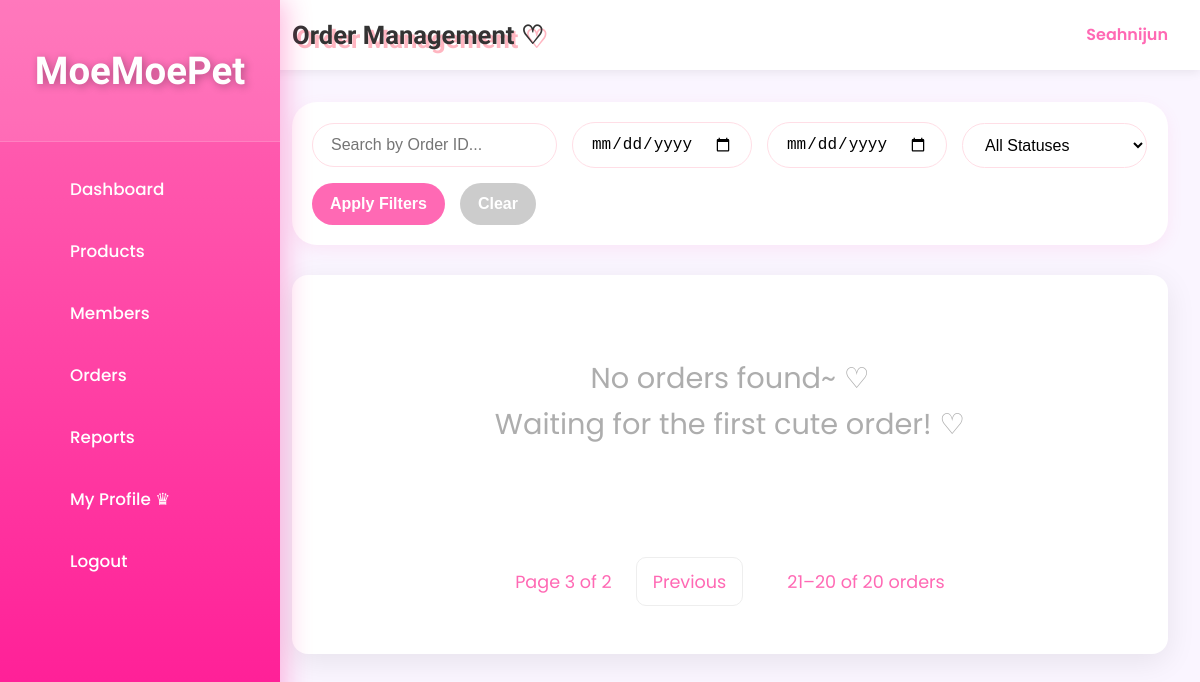
/admin/order_list.php?page=3 (signed in), run on an earlier commit of the app's database.
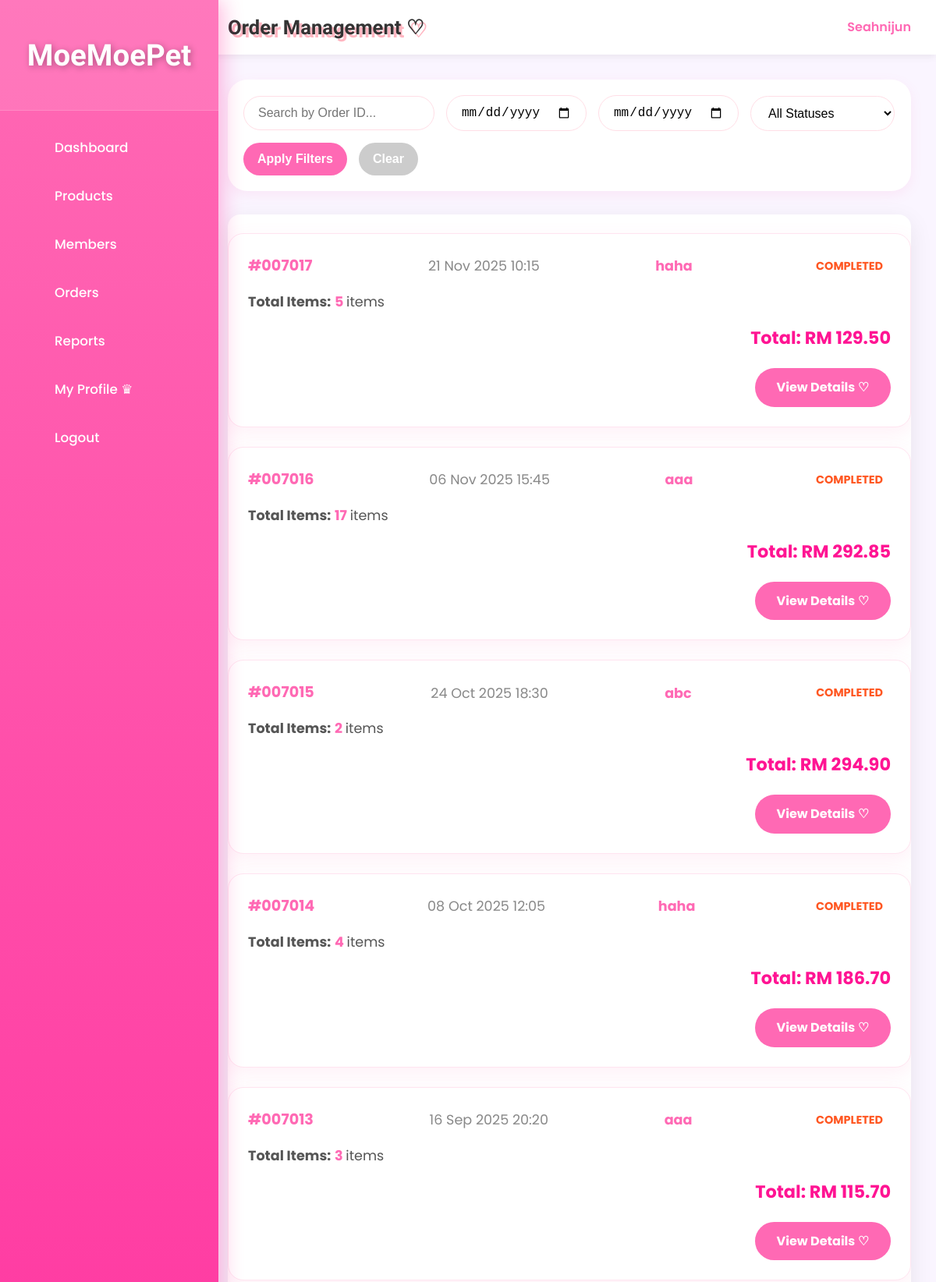
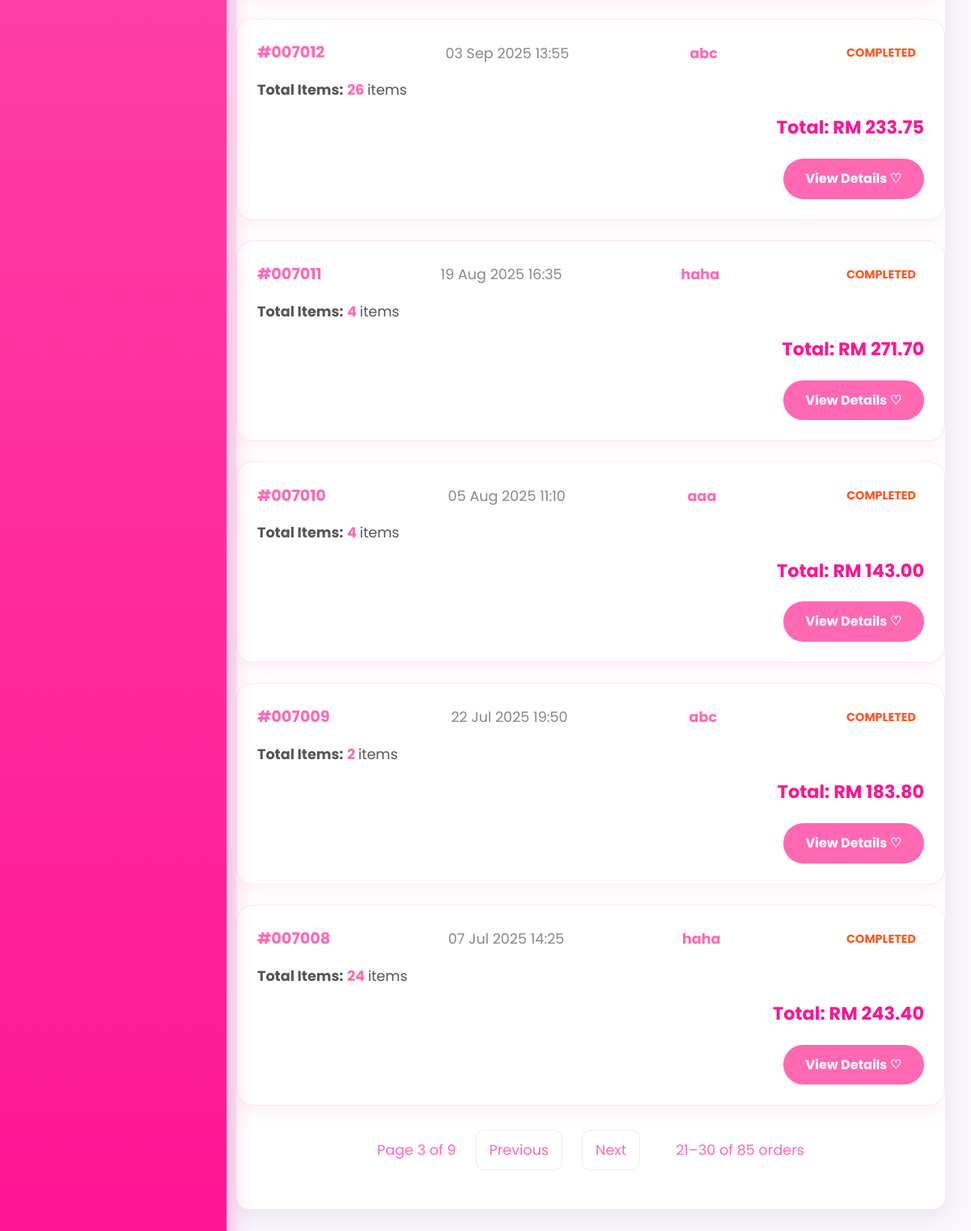
And on a later commit of the database (2 pictures, top to bottom).
### tables this page shows
CREATE TABLE `orders` (
  `order_id` int(11) NOT NULL,
  `user_id` int(11) NOT NULL,
  `shipping_address` text DEFAULT NULL,
  `recipient_name` varchar(100) NOT NULL,
  `recipient_phone` varchar(20) NOT NULL,
  `total_amount` decimal(10,2) NOT NULL,
  `shipping_fee` decimal(10,2) DEFAULT 0.00,
  `shipping_region` varchar(20) DEFAULT NULL,
  `payment_method` varchar(50) DEFAULT NULL,
  `card_last4` varchar(4) DEFAULT NULL,
  `qr_code` text DEFAULT NULL,
  `qr_generated_at` datetime DEFAULT NULL,
  `order_date` datetime NOT NULL DEFAULT current_timestamp(),
  `order_status` varchar(50) DEFAULT 'Pending Payment',
  `status` enum('Pending Payment','To Ship','Shipped','Completed','Cancelled','Return/Refund') NOT NULL DEFAULT 'Pending Payment',
  `return_reason` varchar(255) DEFAULT NULL,
  `voucher_code` varchar(50) DEFAULT NULL,
  `discount_amount` decimal(10,2) DEFAULT 0.00
);

CREATE TABLE `users` (
  `id` int(11) NOT NULL,
  `username` varchar(50) NOT NULL,
  `email` varchar(100) NOT NULL,
  `phone` varchar(20) NOT NULL,
  `home_address` varchar(255) NOT NULL,
  `password` varchar(255) NOT NULL,
  `role` enum('member','admin') NOT NULL DEFAULT 'member',
  `created_at` datetime DEFAULT current_timestamp(),
  `profile_pic` varchar(255) DEFAULT NULL,
  `locked` tinyint(1) DEFAULT 0,
  `lock_reason` varchar(255) DEFAULT NULL,
  `locked_at` datetime DEFAULT NULL
);

### _base.php (called while the page is built, shortened)
<?php
function encode($value) {
    return htmlentities($value);
}
?>

### admin/order_list.php (the view, shortened to what the changed rows need)
    <?php
    require '../_base.php';
    $page = max(1, (int)($_GET['page'] ?? 1));
    $limit = (int)($_GET['limit'] ?? 10);
    $offset = ($page - 1) * $limit;
    $search_id = trim($_GET['search_id'] ?? '');
    $date_from = $_GET['date_from'] ?? '';
    $date_to = $_GET['date_to'] ?? '';
    $status_filter = $_GET['status'] ?? 'all';
    $where = '';
    $params = [];
    $count_stmt = $_db->prepare("SELECT COUNT(*) FROM orders o WHERE 1 $where");
    $count_stmt->execute($params);
    $total = $count_stmt->fetchColumn();
    $total_pages = max(1, ceil($total / $limit));
$sql = "
    SELECT o.*, u.username,
        COALESCE(SUM(oi.quantity), 0) AS total_quantity
    FROM orders o
    JOIN users u ON o.user_id = u.id
    LEFT JOIN order_items oi ON o.order_id = oi.order_id
    WHERE 1 $where
    GROUP BY o.order_id
    ORDER BY o.order_date DESC
    LIMIT $limit OFFSET $offset
";
$stmt = $_db->prepare($sql);
$stmt->execute($params);
$orders = $stmt->fetchAll();
    ?>
    <!DOCTYPE html>
    <html lang="en">
    <head>
        <link rel="stylesheet" href="/css/app.css">
    </head>
    <body>
    <div class="admin-layout">
        <aside class="admin-sidebar">
            <div class="logo"><h2>MoeMoePet</h2></div>
        </aside>
        <main class="admin-main">
            <header class="admin-header">
                <h1>Order Management ♡</h1>
            </header>
            <div class="table-card">
                <?php if (empty($orders)): ?>
                    <div class="empty-full" style="text-align:center;padding:80px;color:#999;">
                        No orders found~ ♡<br>
                        <?php if ($search_id || $date_from || $date_to || $status_filter !== 'all'): ?>
                            Try adjusting your filters!
                        <?php else: ?>
                            Waiting for the first cute order! ♡
                        <?php endif; ?>
                    </div>
<?php else: ?>
<?php foreach ($orders as $o): ?>
    <div class="purchase-card">
        <div class="order-header">
            <span class="order-id">#<?= sprintf('%06d', $o->order_id) ?></span>
            <span class="order-date"><?= date('d M Y H:i', strtotime($o->order_date)) ?></span>
            <span style="color:#ff69b4;font-weight:bold;"><?= encode($o->username) ?></span>
            <span class="order-status <?= strtolower(str_replace([' ', '/'], '-', $o->order_status)) ?>">
                <?= $o->order_status ?>
            </span>
        </div>
        <div class="order-items" style="margin: 15px 0; font-size: 1.1rem;">
            <strong>Total Items:</strong>
            <span style="color:#ff69b4; font-weight:bold;">
                <?= (int)$o->total_quantity ?>
            </span>
            <?= $o->total_quantity == 1 ? 'item' : 'items' ?>
        </div>
        <div class="order-total" style="text-align:right;font-size:1.4rem;margin:15px 0;">
            Total: <strong style="color:#ff1493;">RM <?= number_format($o->total_amount, 2) ?></strong>
        </div>
        <div style="text-align:right; margin-top:20px;">
            <a href="order_view.php?id=<?= $o->order_id ?>"
               style="display:inline-block;background:#ff69b4;color:white;padding:12px 28px;border-radius:25px;text-decoration:none;font-weight:bold;">
                View Details ♡
            </a>
        </div>
    </div>
<?php endforeach; ?>
<?php endif; ?>
                <?php if ($total > $limit): ?>
                <div class="pagination" style="margin-top:30px;text-align:center;">
                    <span>Page <?= $page ?> of <?= $total_pages ?></span>
                    <?php if ($page > 1): ?>
                        <a href="?<?= http_build_query(array_merge($_GET, ['page' => $page-1])) ?>">Previous</a>
                    <?php endif; ?>
                    <?php if ($page < $total_pages): ?>
                        <a href="?<?= http_build_query(array_merge($_GET, ['page' => $page+1])) ?>">Next</a>
                    <?php endif; ?>
                    <span style="margin-left:20px;">
                        <?= $offset + 1 ?>–<?= min($offset + $limit, $total) ?> of <?= $total ?> orders
                    </span>
                </div>
                <?php endif; ?>
            </div>
        </main>
    </div>
    </body>
    </html>

What changed in the data, as far as the page shows it:
added orders: order_id "007017", order_date "21 Nov 2025 10:15", user.username "haha", order_status "COMPLETED", total_quantity "5", total_amount "129.50"
added orders: order_id "007016", order_date "06 Nov 2025 15:45", user.username "aaa", order_status "COMPLETED", total_quantity "17", total_amount "292.85"
added orders: order_id "007015", order_date "24 Oct 2025 18:30", user.username "abc", order_status "COMPLETED", total_quantity "2", total_amount "294.90"
added orders: order_id "007014", order_date "08 Oct 2025 12:05", user.username "haha", order_status "COMPLETED", total_quantity "4", total_amount "186.70"
added orders: order_id "007013", order_date "16 Sep 2025 20:20", user.username "aaa", order_status "COMPLETED", total_quantity "3", total_amount "115.70"
added orders: order_id "007012", order_date "03 Sep 2025 13:55", user.username "abc", order_status "COMPLETED", total_quantity "26", total_amount "233.75"
added orders: order_id "007011", order_date "19 Aug 2025 16:35", user.username "haha", order_status "COMPLETED", total_quantity "4", total_amount "271.70"
added orders: order_id "007010", order_date "05 Aug 2025 11:10", user.username "aaa", order_status "COMPLETED", total_quantity "4", total_amount "143.00"
added orders: order_id "007009", order_date "22 Jul 2025 19:50", user.username "abc", order_status "COMPLETED", total_quantity "2", total_amount "183.80"
added orders: order_id "007008", order_date "07 Jul 2025 14:25", user.username "haha", order_status "COMPLETED", total_quantity "24", total_amount "243.40"
Also different on the page:
$total_pages: "2" → "9"
min($offset + $limit, $total): "20" → "30"
$total: "20" → "85"
text no longer shown: "No orders found~ ♡ Waiting for the first cute order! ♡"
text now shown: "Next"
